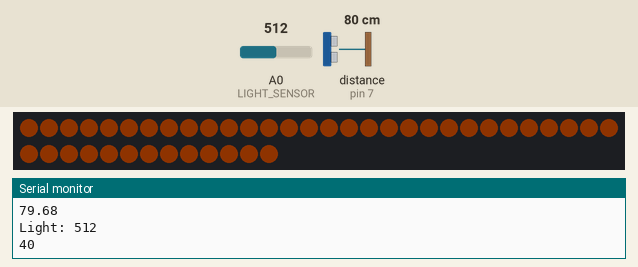
Simulated run of this sketch. Board: Arduino Uno, built with avr-gcc and run on an emulated ATmega328P. Shown: 43 RGB LEDs in strip order, left to right, continuing on the next row, the last lines printed to the serial monitor. Wiring (inferred from the names in the program): ultrasonic range finder: trigger pin 6; echo pin 7. The test bench sets the inputs (shaded band); at power-on: distance to the obstacle (sensor on pin 7) 80 cm, A0 (LIGHT_SENSOR) = 512. The echo pulse lasts 58.3 µs per cm; dim RGB values are drawn brighter than linear.

Above: at 1.6 s.
1.7 s: distance to the obstacle (sensor on pin 7) set to 18 cm
3.2 s: distance to the obstacle (sensor on pin 7) set to 14 cm
At 4.7 s:
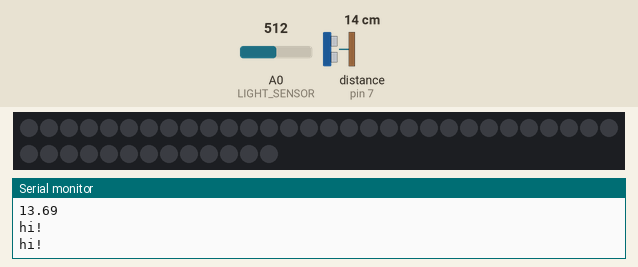
Timing chart, 0 to 6.2 s (numbered marks = the images above; inputs shaded):
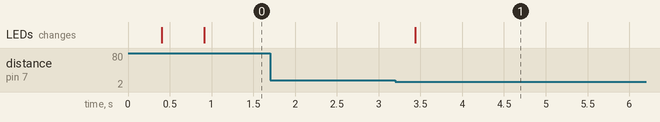

Measured:
- the behaviour switches between 16 and 15 cm on distance to the obstacle (sensor on pin 7) (found by bisection; images 0 and 1)
- after the input at 3.2 s, the LEDs: change after 0.24 s (image 1)

The sketch:

FastLED_brighten_dim_cyclic.ino
```cpp
#include <FastLED.h>
#include <math.h>


#define LED_PIN     3
#define NUM_LEDS    43
#define LED_TYPE    WS2812B
#define COLOR_ORDER GRB


// HC-SR04 pins (match your diagram)
#define TRIG_PIN 6
#define ECHO_PIN 7
#define LIGHT_SENSOR 0


int brightness = 50;
bool here = 1;
bool opened = 0;
int wait_count = 0; //count until they check if the door has been opened again
int max_count = 5;
CRGB leds[NUM_LEDS];


void setup() {
 Serial.begin(9600);
 delay(300);


 FastLED.addLeds<LED_TYPE, LED_PIN, COLOR_ORDER>(leds, NUM_LEDS);
 FastLED.setBrightness(brightness);


 // Turn ALL LEDs on (white)
 for (int i = 0; i < NUM_LEDS; i++) {
   leds[i] = CRGB(90, 35, 0);
   Serial.println(i);
 }
 FastLED.show();


 pinMode(LIGHT_SENSOR, INPUT);


 // HC-SR04 setup
 pinMode(TRIG_PIN, OUTPUT);//TODO: uncomment
 pinMode(ECHO_PIN, INPUT);
 digitalWrite(TRIG_PIN, LOW);
}


// returns distance in cm, or -1 if timed out
float readDistanceCM() {
 // Send a 10us pulse to TRIG
 digitalWrite(TRIG_PIN, LOW);
 delayMicroseconds(2);
 digitalWrite(TRIG_PIN, HIGH);
 delayMicroseconds(10);
 digitalWrite(TRIG_PIN, LOW);


 // Read the echo pulse width (timeout ~30ms ≈ 5m range)
 unsigned long duration = pulseIn(ECHO_PIN, HIGH, 30000UL);
 if (duration == 0) return -1; // timeout


 // Speed of sound ≈ 0.0343 cm/us
 float distance = (duration * 0.0343f) / 2.0f;
 return distance;
}


void loop() {
 delay(500);


 Serial.println("hi!");


 if (wait_count==0){ // only check distance after the wait timer has finished //TODO: uncomment
   float dist = readDistanceCM();
   Serial.print("Distance (cm): ");
   if (dist > 15){
     opened = 1;
     Serial.println("Opened");
   } else if (opened==1){
     here = !here;
     opened = 0;
     wait_count++;
     Serial.println("Closed");
   }
   if (dist < 0) Serial.println("timeout/no echo");
   else Serial.println(dist, 2);
 } else if (wait_count==max_count){
   wait_count=0; // reset and end wait timer
 } else{
   wait_count++;
 }
 //Turn lights on if they are here - only want them to turn off the lights when they want to.


 if (here==1){
   int readLight = analogRead(LIGHT_SENSOR);
   Serial.print("Light: ");
   Serial.println(readLight);
   brightness = 100*(readLight*(1/1023))*(readLight*(1/1023)); // translating it to the brightness range of 0 to 100, from the photoresistor's range of 0 to 1023
   brightness = readLight*(90/1023);
   if (brightness==0){
     brightness = 5;
   }

   // brightness ranges
   // 900+ -> 90
   // 800-900 -> 80
   // 700-800 -> 70
   // 600-700 -> 60
   // 550-600 -> 50
   // 500-550 -> 40
   // 450-500 -> 30
   // 350-400 -> 20
   // 300-350 -> 10
   // 0-300 -> 0
   if (readLight>900){
    brightness=90;
   } else if (readLight>800){
    brightness=80;
   } else if (readLight>700){
    brightness=70;
   } else if (readLight>600){
    brightness=60;
   } else if (readLight>550){
    brightness=50;
   } else if (readLight>500){
    brightness=40;
   } else if (readLight>450){
    brightness=30;
   } else if (readLight>400){
    brightness=20;
   } else if (readLight>200){
    brightness=10;
   } else{
    brightness=0;
   }
   Serial.println(brightness);
   FastLED.setBrightness(brightness);
 } else{
   FastLED.setBrightness(0);
 }
 FastLED.show();
}
```
